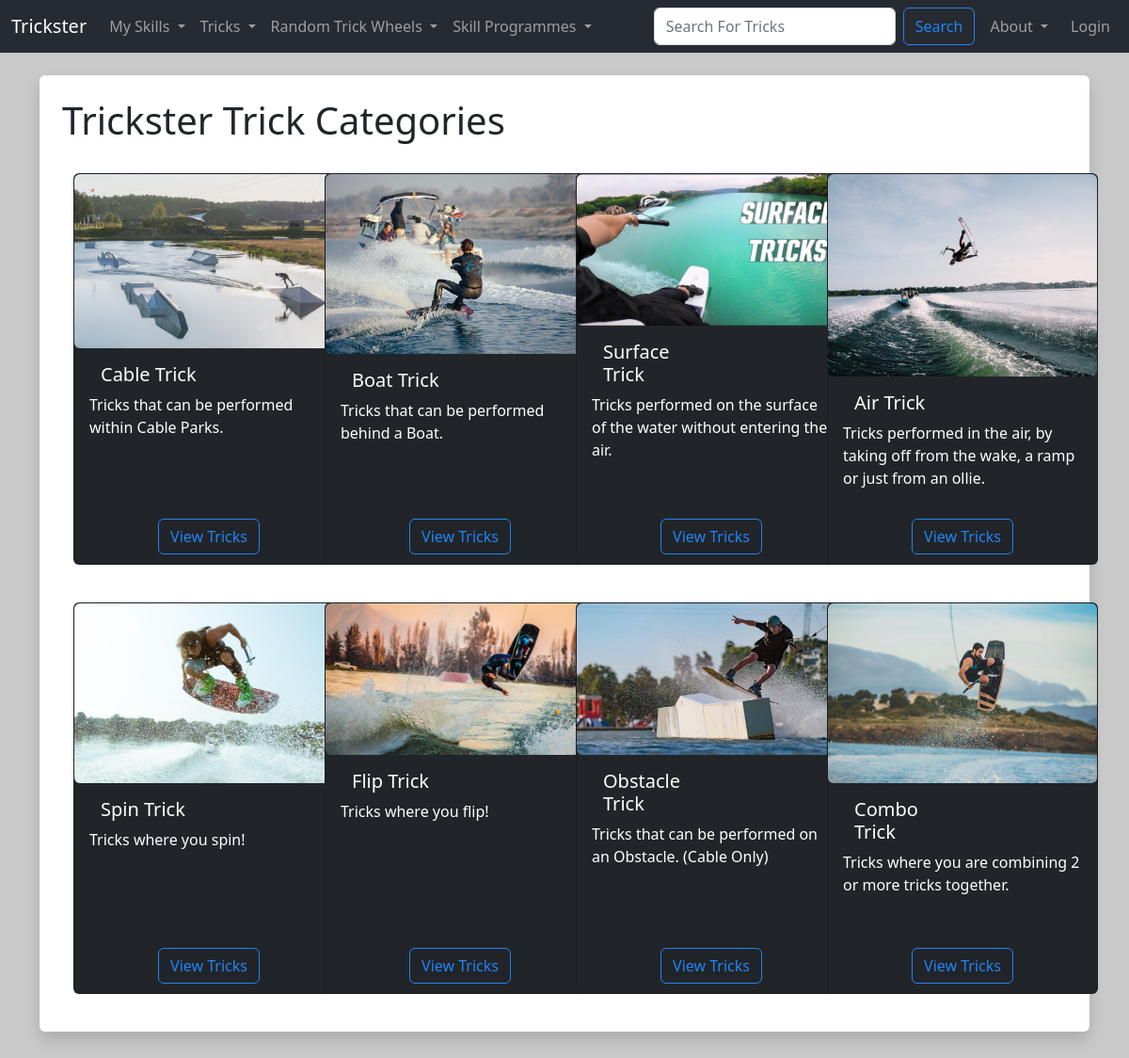
/category_list, run on the app's committed database.
### TricksterMain/models.py (models this page shows, shortened)
class Category (models.Model):
  CategoryID = models.AutoField(primary_key=True)
  CategoryName = models.CharField(max_length=25)
  CategoryDescription = models.TextField(blank=True)
  CategoryImg = models.ImageField(null=True, blank=True, upload_to="images/")
  slug = models.SlugField(null=True)
  def __str__(self):
    return self.CategoryName

### TricksterMain/views.py (the view)
# urls.py: path('category_list', views.category_list, name="category-list"),
def category_list(request):
  all_categories = Category.objects.all().order_by('CategoryID')
  return render(request, 'main/category_list.html', {'categories': all_categories})

### TricksterMain/templates/main/category_list.html (shortened to what this page needs)
{% extends 'main/base.html' %}
{% load static %}
{% block content  %}
<div class="shadow  p-4 mb-5 bg-body rounded">
  <h1> Trickster Trick Categories </h1>
  <br/>
  <div class="container-md">
    <div class="row row-cols-1 row-cols-sm-2 row-cols-md-3 row-cols-xl-4 g-4">
      {% for category in categories %}
        <div class="col-sm">
            <div class="card text-bg-dark mb-3" style="width: 18rem; height: 26rem;">
            {% if category.CategoryImg %}
              <img src="{{ category.CategoryImg.url }}" class="img-fluid rounded" alt="trick cover image">
            {% else %}
              <img src="{% static 'trickster/images/TrickListDefault.png' %}" class="img-fluid rounded" alt="default trick cover image">
            {% endif %}
            <div class="card-body">
              <h5 class="card-title">
                <div class="container">
                  <div class="row">
                    <div class="col-6">
                      {{ category }}
                    </div>
                    <div class="col-6">
                    </div>
                  </div>
                </div>
              </h5>
              <p class="card-text">{{ category.CategoryDescription|truncatechars:180 }}</p>
            </div>
            <div class="card-body-dark text-center gap-3" style="height: 3rem">
              <div class="container">
                <div class="row">
                  <div class="col-12">
                    <a href="{% url 'show-category' category.CategoryID %}" class="btn btn-outline-primary">View Tricks</a>
                  </div>
                </div>
              </div>
            </div>
          </div>
        </div>
      {% endfor %}
    </div>
  </div>
{% endblock %}

### TricksterMain/templates/main/base.html (style rules this page uses)
body { background: #c9c9c9 }

### data on the page
Category: CategoryImg (picture), CategoryName "Cable Trick", CategoryDescription "Tricks that can be performed within Cable Parks."
Category: CategoryImg (picture), CategoryName "Boat Trick", CategoryDescription "Tricks that can be performed behind a Boat."
Category: CategoryImg (picture), CategoryName "Surface Trick", CategoryDescription "Tricks performed on the surface of the water without entering the air."
Category: CategoryImg (picture), CategoryName "Air Trick", CategoryDescription "Tricks performed in the air, by taking off from the wake, a ramp or just from an ollie."
Category: CategoryImg (picture), CategoryName "Spin Trick", CategoryDescription "Tricks where you spin!"
Category: CategoryImg (picture), CategoryName "Flip Trick", CategoryDescription "Tricks where you flip!"
Category: CategoryImg (picture), CategoryName "Obstacle Trick", CategoryDescription "Tricks that can be performed on an Obstacle. (Cable Only)"
Category: CategoryImg (picture), CategoryName "Combo Trick", CategoryDescription "Tricks where you are combining 2 or more tricks together."
